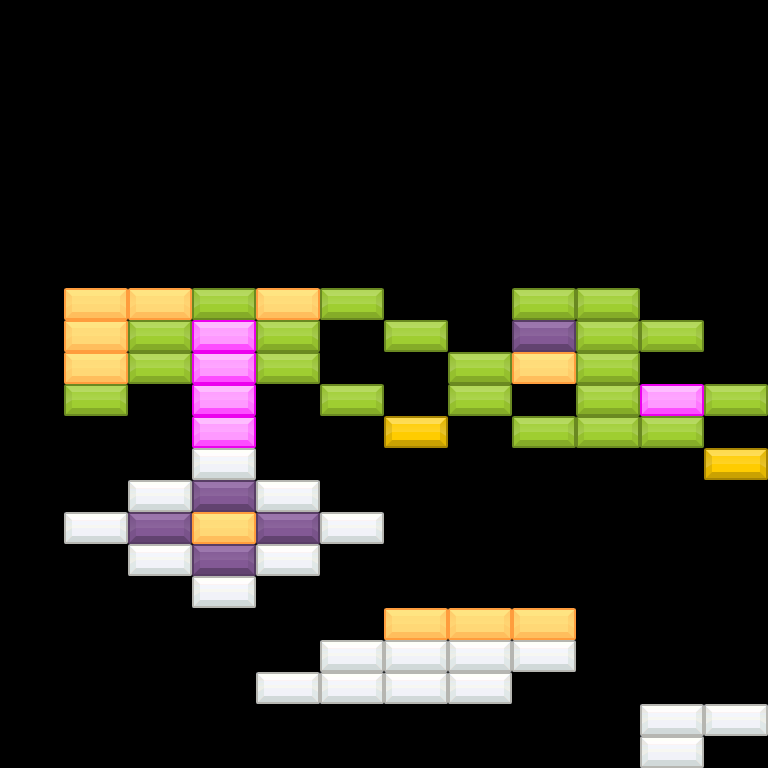

This game map was drawn from its Tiled (.tmx) file and the tilesets committed beside it. A one-line description and the trimmed map source follow:
An orthogonal 12x24 tile map with 64x32 px tiles, 1 tile layer (level35), 34 hidden layers not drawn.

<map version="1.4" tiledversion="1.4.3" orientation="orthogonal" renderorder="right-down" width="12" height="24" tilewidth="64" tileheight="32" infinite="0" nextlayerid="36" nextobjectid="1">
 <tileset firstgid="1" name="bricks" tilewidth="64" tileheight="32" tilecount="10" columns="10">
  <image source="bricks.png" trans="000000" width="640" height="32" />
 </tileset>
 <layer id="1" name="level1" width="12" height="24" visible="0" opacity="0.68">
  <data>[288 cells, 72 non-empty, 6 distinct tile ids]</data>
 </layer>
 <layer id="2" name="level2" width="12" height="24" visible="0">
  <data>[288 cells, 90 non-empty, 8 distinct tile ids]</data>
 </layer>
 <layer id="3" name="level3" width="12" height="24" visible="0">
  <data>[288 cells, 96 non-empty, 6 distinct tile ids]</data>
 </layer>
 <layer id="4" name="level4" width="12" height="24" visible="0">
  <data>[288 cells, 112 non-empty, 6 distinct tile ids]</data>
 </layer>
 <layer id="5" name="level5" width="12" height="24" visible="0">
  <data>[288 cells, 74 non-empty, 3 distinct tile ids]</data>
 </layer>
 <layer id="6" name="level6" width="12" height="24" visible="0">
  <data>[288 cells, 70 non-empty, 6 distinct tile ids]</data>
 </layer>
 <layer id="7" name="level7" width="12" height="24" visible="0">
  <data>[288 cells, 68 non-empty, 6 distinct tile ids]</data>
 </layer>
 <layer id="8" name="level8" width="12" height="24" visible="0">
  <data>[288 cells, 38 non-empty, 5 distinct tile ids]</data>
 </layer>
 <layer id="9" name="level9" width="12" height="24" visible="0">
  <data>[288 cells, 64 non-empty, 6 distinct tile ids]</data>
 </layer>
 <layer id="10" name="level10" width="12" height="24" visible="0">
  <data>[288 cells, 50 non-empty, 4 distinct tile ids]</data>
 </layer>
 <layer id="11" name="level11" width="12" height="24" visible="0">
  <data>[288 cells, 60 non-empty, 1 distinct tile ids]</data>
 </layer>
 <layer id="12" name="level12" width="12" height="24" visible="0">
  <data>[288 cells, 68 non-empty, 6 distinct tile ids]</data>
 </layer>
 <layer id="13" name="level13" width="12" height="24" visible="0">
  <data>[288 cells, 64 non-empty, 6 distinct tile ids]</data>
 </layer>
 <layer id="14" name="level14" width="12" height="24" visible="0">
  <data>[288 cells, 92 non-empty, 5 distinct tile ids]</data>
 </layer>
 <layer id="15" name="level15" width="12" height="24" visible="0">
  <data>[288 cells, 136 non-empty, 4 distinct tile ids]</data>
 </layer>
 <layer id="16" name="level16" width="12" height="24" visible="0">
  <data>[288 cells, 72 non-empty, 7 distinct tile ids]</data>
 </layer>
 <layer id="17" name="level17" width="12" height="24" visible="0">
  <data>[288 cells, 53 non-empty, 5 distinct tile ids]</data>
 </layer>
 <layer id="18" name="level18" width="12" height="24" visible="0">
  <data>[288 cells, 76 non-empty, 5 distinct tile ids]</data>
 </layer>
 <layer id="19" name="level19" width="12" height="24" visible="0">
  <data>[288 cells, 88 non-empty, 5 distinct tile ids]</data>
 </layer>
 <layer id="20" name="level20" width="12" height="24" visible="0">
  <data>[288 cells, 61 non-empty, 6 distinct tile ids]</data>
 </layer>
 <layer id="21" name="level21" width="12" height="24" visible="0">
  <data>[288 cells, 72 non-empty, 6 distinct tile ids]</data>
 </layer>
 <layer id="22" name="level22" width="12" height="24" visible="0">
  <data>[288 cells, 88 non-empty, 5 distinct tile ids]</data>
 </layer>
 <layer id="23" name="level23" width="12" height="24" visible="0">
  <data>[288 cells, 90 non-empty, 4 distinct tile ids]</data>
 </layer>
 <layer id="24" name="level24" width="12" height="24" visible="0">
  <data>[288 cells, 56 non-empty, 2 distinct tile ids]</data>
 </layer>
 <layer id="25" name="level25" width="12" height="24" visible="0">
  <data>[288 cells, 94 non-empty, 6 distinct tile ids]</data>
 </layer>
 <layer id="26" name="level26" width="12" height="24" visible="0">
  <data>[288 cells, 38 non-empty, 5 distinct tile ids]</data>
 </layer>
 <layer id="27" name="level27" width="12" height="24" visible="0">
  <data>[288 cells, 72 non-empty, 3 distinct tile ids]</data>
 </layer>
 <layer id="28" name="level28" width="12" height="24" visible="0">
  <data>[288 cells, 72 non-empty, 3 distinct tile ids]</data>
 </layer>
 <layer id="29" name="level29" width="12" height="24" visible="0">
  <data>[288 cells, 110 non-empty, 7 distinct tile ids]</data>
 </layer>
 <layer id="30" name="level30" width="12" height="24" visible="0">
  <data>[288 cells, 66 non-empty, 6 distinct tile ids]</data>
 </layer>
 <layer id="31" name="level31" width="12" height="24" visible="0">
  <data>[288 cells, 84 non-empty, 8 distinct tile ids]</data>
 </layer>
 <layer id="32" name="level32" width="12" height="24" visible="0">
  <data>[288 cells, 60 non-empty, 5 distinct tile ids]</data>
 </layer>
 <layer id="33" name="level33" width="12" height="24" visible="0">
  <data>[288 cells, 76 non-empty, 4 distinct tile ids]</data>
 </layer>
 <layer id="34" name="level34" width="12" height="24" visible="0">
  <data>[288 cells, 68 non-empty, 5 distinct tile ids]</data>
 </layer>
 <layer id="35" name="level35" width="12" height="24">
  <data>[288 cells, 62 non-empty, 6 distinct tile ids]</data>
 </layer>
</map>